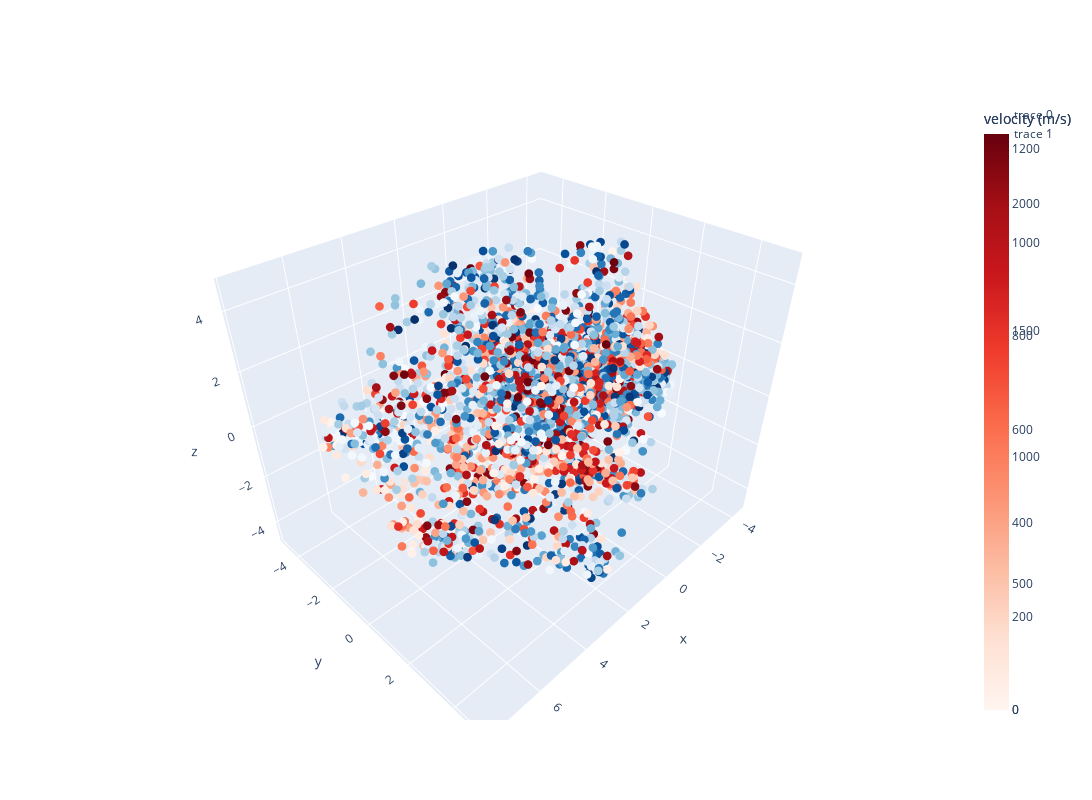

The notebook cell this image was saved under:
### Code cell
###############################################################
###############################################################
###############################################################
v = Visualize2()
v.keep_plot = True

#
title='velocity (m/s) '
cmap = 'Blues'
time = np.arange(vecs1.shape[0])

n_d = 3
X_in = X_pca[:vecs1.shape[0]]
print ("XPCA: ", X_pca.shape)
print ("Xin : ", X_in.shape)

fig = v.plot_scatter_3d( 
                     X_in[:,:n_d], 
                     time,
                     title,
                     cmap,
                   1,1,
    None,
    3
                  )

cmap = 'Reds'
time = np.arange(vecs2.shape[0])
X_in = X_pca[vecs1.shape[0]:vecs1.shape[0]+vecs2.shape[0]]
fig = v.plot_scatter_3d( 
                   X_in[:,:n_d], 
                 time,
                 title,
                 cmap,
                   1,1,
    fig,3
                  )

# cmap = 'Greys'
# time = np.arange(vecs1.shape[0]+vecs2.shape[0])
# X_in = X_pca[vecs1.shape[0]+vecs2.shape[0]:]
# fig = v.plot_scatter_3d( 
#                    X_in[:,:3], 
#                  time,
#                  title,
#                  cmap,
#                    1,1,
#     fig
#                   )


fig.show()

### Figure 1 — Plotly figure (JSON) as saved in the notebook; plotly's stock layout.template omitted (floating-point values rounded to 4 significant figures; data arrays with more than 128 entries replaced by an {"elided": "..."} marker saying what was removed)
{"data": [{"marker": {"color": {"elided": "2277 int values"}, "colorbar": {"outlinewidth": 0, "thickness": 25, "title": {"text": "velocity (m/s) "}}, "colorscale": [[0, "rgb(247,251,255)"], [0.125, "rgb(222,235,247)"], [0.25, "rgb(198,219,239)"], [0.375, "rgb(158,202,225)"], [0.5, "rgb(107,174,214)"], [0.625, "rgb(66,146,198)"], [0.75, "rgb(33,113,181)"], [0.875, "rgb(8,81,156)"], [1, "rgb(8,48,107)"]], "opacity": 1, "size": 3}, "mode": "markers", "scene": "scene", "type": "scatter3d", "x": {"elided": "2277 float values"}, "y": {"elided": "2277 float values"}, "z": {"elided": "2277 float values"}}, {"marker": {"color": {"elided": "1233 int values"}, "colorbar": {"outlinewidth": 0, "thickness": 25, "title": {"text": "velocity (m/s) "}}, "colorscale": [[0, "rgb(255,245,240)"], [0.125, "rgb(254,224,210)"], [0.25, "rgb(252,187,161)"], [0.375, "rgb(252,146,114)"], [0.5, "rgb(251,106,74)"], [0.625, "rgb(239,59,44)"], [0.75, "rgb(203,24,29)"], [0.875, "rgb(165,15,21)"], [1, "rgb(103,0,13)"]], "opacity": 1, "size": 3}, "mode": "markers", "scene": "scene", "type": "scatter3d", "x": {"elided": "1233 float values"}, "y": {"elided": "1233 float values"}, "z": {"elided": "1233 float values"}}], "layout": {"coloraxis": {"colorbar": {"title": {"text": "velocity (m/s) "}}}, "height": 800, "scene": {"domain": {"x": [0, 1], "y": [0, 1]}}, "width": 1400}}
